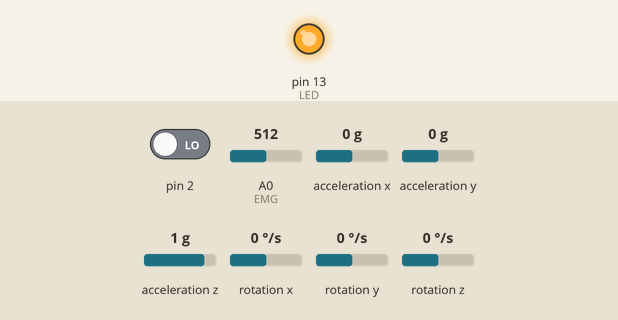
Simulated run of this sketch. Board: Arduino Uno, built with avr-gcc and run on an emulated ATmega328P. Parts: output pins drawn as LEDs (lit = HIGH). Inputs (shaded band) come from the test bench; at power-on: A0 (EMG) = 512, pin 2 LOW, acceleration x 0 g, acceleration y 0 g, acceleration z 1 g, rotation x 0 °/s, rotation y 0 °/s, rotation z 0 °/s. The sensor or clock chip raises its interrupt line as the real part does; what the sketch prints to the serial monitor is not drawn.

Above: at 1.1 s.
At 8.0 s:
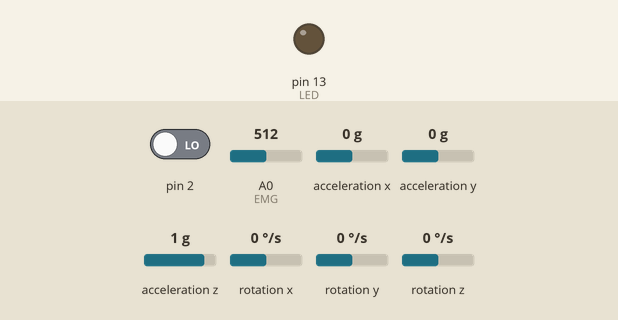
8.1 s: A0 (EMG) set to 104
11.1 s: A0 (EMG) set to 90
Timing chart, 0 to 14.1 s (numbered marks = the images above; inputs shaded):
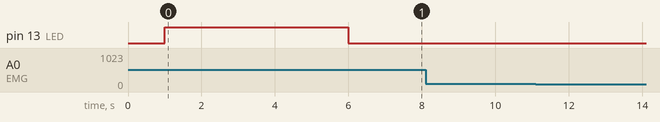

The sketch:

armband_sensors.ino
```cpp
/*
  Program: HCI Armband To Control Devices Using Forearm Movements & Gestures

  This program uses the sensors attached to this board to collect data which is then used
  to control other devices (like a robot car) which are programmed to use the data sent
  from the armband to act a certain way.
  This program sends the EMG amplitude, and the relevant data from the MPU6050 IMU.
*/

#include "I2Cdev.h"
#include "MPU6050_6Axis_MotionApps20.h"

#if I2CDEV_IMPLEMENTATION == I2CDEV_ARDUINO_WIRE
#include "Wire.h"
#endif

#define LED 13
#define EMG 0

MPU6050 mpu;

// MPU control/status vars
bool dmpReady = false;  // set true if DMP init was successful
uint8_t mpuIntStatus;   // holds actual interrupt status byte from MPU
uint8_t devStatus;      // return status after each device operation (0 = success, !0 = error)
uint16_t packetSize;    // expected DMP packet size (default is 42 bytes)
uint16_t fifoCount;     // count of all bytes currently in FIFO
uint8_t fifoBuffer[64]; // FIFO storage buffer

// orientation/motion vars
Quaternion q;           // [w, x, y, z]         quaternion container
VectorFloat gravity;    // [x, y, z]            gravity vector
float euler[3];         // [psi, theta, phi]    Euler angle container
float ypr[3];           // [yaw, pitch, roll]   yaw/pitch/roll container and gravity vector

//IMU variables
float IMU_h = 0, IMU_v = 0, IMU_hRest = 0, IMU_vRest = 0;
int c_IMU = 0, route = 1;
float th = 0, thHigh = 0;

//EMG variables
int emgAmp = 0;
boolean emgState = false;

volatile bool mpuInterrupt = false;     // indicates whether MPU interrupt pin has gone high
void dmpDataReady() {
  mpuInterrupt = true;
}


void setup() {
#if I2CDEV_IMPLEMENTATION == I2CDEV_ARDUINO_WIRE
  Wire.begin();
  TWBR = 24; // 400kHz I2C clock (200kHz if CPU is 8MHz)
#elif I2CDEV_IMPLEMENTATION == I2CDEV_BUILTIN_FASTWIRE
  Fastwire::setup(400, true);
#endif

  Serial.begin(9600);
  while (!Serial);

  mpu.initialize();
  delay(500);
  devStatus = mpu.dmpInitialize();

  mpu.setXGyroOffset(220);
  mpu.setYGyroOffset(76);
  mpu.setZGyroOffset(-85);
  mpu.setZAccelOffset(1788);

  if (devStatus == 0) {
    mpu.setDMPEnabled(true);
    attachInterrupt(0, dmpDataReady, RISING);
    mpuIntStatus = mpu.getIntStatus();
    dmpReady = true;
    packetSize = mpu.dmpGetFIFOPacketSize();
  } else {}

  pinMode(LED, OUTPUT);
  digitalWrite(LED, HIGH);

}


void loop() {
  if (!dmpReady) return;
  while (!mpuInterrupt && fifoCount < packetSize) {}

  mpuInterrupt = false;
  mpuIntStatus = mpu.getIntStatus();

  fifoCount = mpu.getFIFOCount();
  if ((mpuIntStatus & 0x10) || fifoCount == 1024) {
    // reset so we can continue cleanly
    mpu.resetFIFO();
  }
  else if (mpuIntStatus & 0x02) {
    while (fifoCount < packetSize) fifoCount = mpu.getFIFOCount();
    mpu.getFIFOBytes(fifoBuffer, packetSize);
    fifoCount -= packetSize;
    mpu.dmpGetQuaternion(&q, fifoBuffer);
    mpu.dmpGetGravity(&gravity, &q);
    mpu.dmpGetYawPitchRoll(ypr, &q, &gravity);

    switch (route) {
      case 1:
        IMU_vRest += ypr[1] * 180 / M_PI;
        IMU_hRest += ypr[2] * 180 / M_PI;

        c_IMU++;

        if (c_IMU == 499) {
          IMU_hRest /= c_IMU;
          IMU_vRest /= c_IMU;
          route++;
          // calibrate UP value
          c_IMU = 0;
          digitalWrite(LED, LOW);
        }
        break;
      default:
        emgAmp = analogRead(EMG);
        //Serial.println(emgAmp);
        //emgState = Toggle(emgAmp);

        IMU_v = ypr[1] * 180 / M_PI;
        IMU_h = ypr[2] * 180 / M_PI;
        //delay(5);

        // SEND value in form ( ~emgState`IMU_vRest<IMU_v,IMU_hRest>IMU_h| )
        Serial.print("~"); Serial.print(emgAmp);//Serial.print(emgState);
        Serial.print("`"); Serial.print(IMU_vRest);
        Serial.print("<"); Serial.print(IMU_v);
        Serial.print(","); Serial.print(IMU_hRest);
        Serial.print(">"); Serial.print(IMU_h);
        Serial.print("|");
        delay(100);
        break;
    }
  }
}
```

Measured:
- after the input at 8.1 s, every drawn part: stays the same
- after the input at 11.1 s, every drawn part: stays the same
